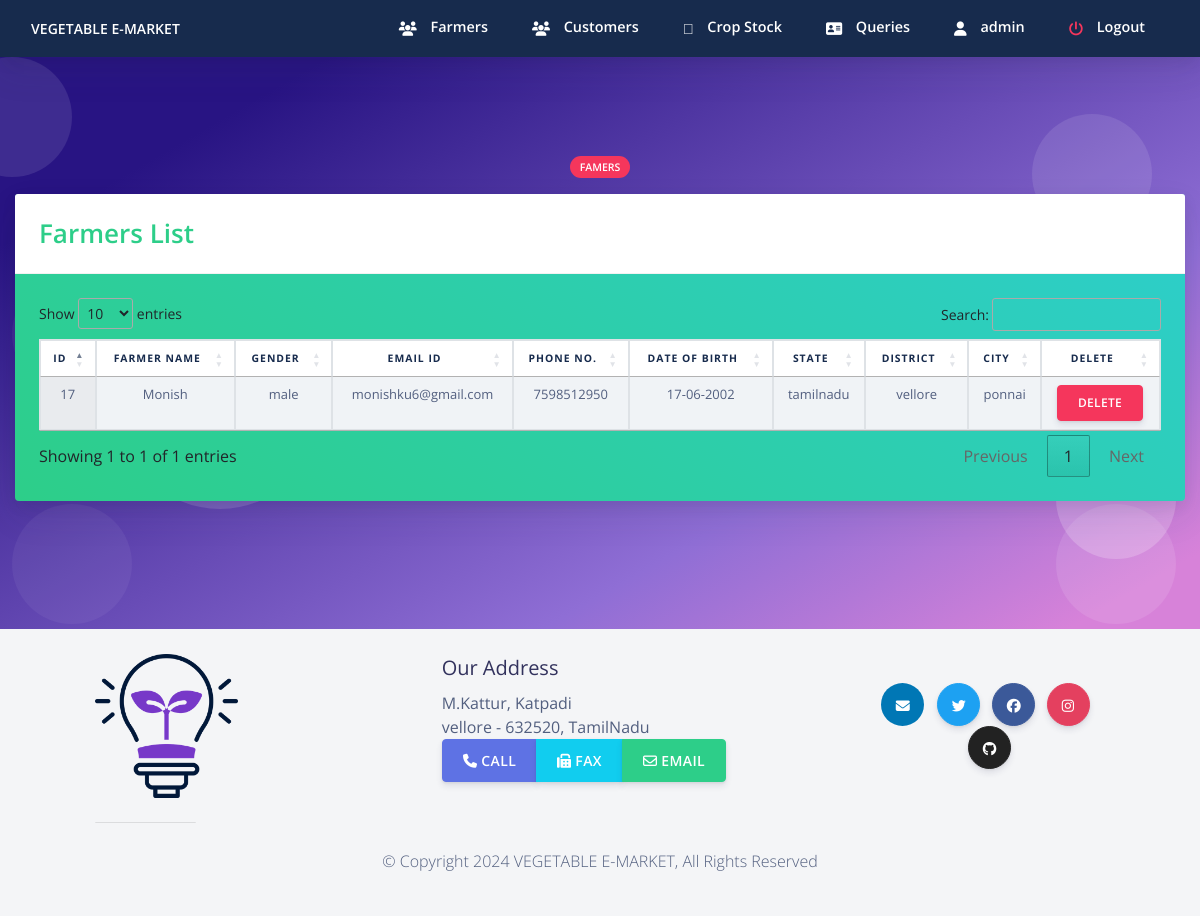
The app's page /admin/afarmers.php (signed in) with its own data.
### tables this page shows
CREATE TABLE IF NOT EXISTS `farmerlogin` (
  `farmer_id` int NOT NULL AUTO_INCREMENT,
  `farmer_name` varchar(255) NOT NULL,
  `password` varchar(255) NOT NULL,
  `email` varchar(255) NOT NULL,
  `phone_no` varchar(50) NOT NULL,
  `F_gender` varchar(255) NOT NULL,
  `F_birthday` varchar(255) NOT NULL,
  `F_State` varchar(255) NOT NULL,
  `F_District` varchar(255) NOT NULL,
  `F_Location` varchar(255) NOT NULL,
  PRIMARY KEY (`farmer_id`)
);

### admin/afarmers.php (the view, shortened to what this page needs)
<?php
$user = $_SESSION['admin_login_user'];
$query4 = "SELECT * from admin where admin_name ='$user'";
              $ses_sq4 = mysqli_query($conn, $query4);
              $row4 = mysqli_fetch_assoc($ses_sq4);
              $para2 = $row4['admin_name'];
?>
<!doctype html>
<html lang="en">
<?php require ('aheader.php');  ?>
  <body class="bg-white" id="top">
<?php require ('anav.php');  ?>
  <section class="section section-shaped section-lg">
    <div class="shape shape-style-1 shape-primary">
      <span></span>
      <span></span>
      <span></span>
      <span></span>
      <span></span>
      <span></span>
      <span></span>
      <span></span>
      <span></span>
    </div>
<div class="container-fluid ">
    	 <div class="row">
          <div class="col-md-8 mx-auto text-center">
            <span class="badge badge-danger badge-pill mb-3">Famers</span>
          </div>
        </div>
          <div class="row row-content">
            <div class="col-md-12 mb-3">
				<div class="card text-white bg-gradient-success mb-3">
				  <div class="card-header">
				  <span class=" text-success display-4" > Farmers List  </span>
				  </div>
				  <div class="card-body text-dark">
				<table class="table table-striped table-hover table-bordered bg-gradient-white text-center display" id="myTable">
    <thead>
					<tr class="font-weight-bold text-default">
            <th><center>ID</center></th>
					<th><center>Farmer Name</center></th>
					<th><center>Gender</center></th>
					<th><center>Email ID</center></th>
					<th><center>Phone no.</center></th>
					<th><center>Date of Birth</center></th>
					<th><center>State</center></th>
					<th><center>District</center></th>
					<th><center>City</center></th>
					<th><center>Delete</center></th>
        </tr>
    </thead>
    <tbody>
  						<?php
$sql = "SELECT farmer_name, farmer_id, F_gender, email, phone_no, F_birthday, F_State, F_District, F_Location FROM farmerlogin";
								$query = mysqli_query($conn,$sql);
								while($res = mysqli_fetch_array($query)){
				 ?>
		 <tr class="text-center">
							 <td> <?php echo $res['farmer_id'];  ?> </td>
							 <td> <?php echo $res['farmer_name'];  ?> </td>
							 <td> <?php echo $res['F_gender'];  ?> </td>
							 <td> <?php echo $res['email'];  ?> </td>
							 <td> <?php echo $res['phone_no'];  ?> </td>
							 <td> <?php echo $res['F_birthday'];  ?> </td>
							 <td> <?php echo $res['F_State'];  ?> </td>
							 <td> <?php echo $res['F_District'];  ?> </td>
							 <td> <?php echo $res['F_Location'];  ?> </td>
							<td > <button class="btn btn-sm btn-danger" > <a href="afdelete.php?id=<?php echo $res['farmer_id']; ?>"  class=" nav-link text-white">Delete</a> </button> </td>
							</tr>
							 <?php
							 }
							  ?>
    </tbody>
	</table>
</div>
				</div>
            </div>
          </div>
        </div>
</section>
	   <?php require("footer.php");?>
</body>
</html>

### admin/anav.php (shortened to what this page needs)
<nav
     id="navbar-main"
     class="
       navbar navbar-main navbar-expand-lg
       bg-default
       navbar-light
       position-sticky
       top-0
       shadow
       py-0
     "
   >
     <div class="container-fluid">
       <ul class="navbar-nav navbar-nav-hover align-items-lg-center">
         <li class="nav-item dropdown">
           <a href="../index.php" class="navbar-brand mr-lg-5 text-white">
           VEGETABLE E-MARKET
           </a>
         </li>
       </ul>
       <div class="navbar-collapse collapse bg-default" id="navbar_global">
         <ul class="navbar-nav align-items-lg-center ml-auto topnav">
		 <li class="nav-item">
             <a href="afarmers.php" class="nav-link">
               <span class="text-white nav-link-inner--text font-weight-bold"
                 ><i class="text-white fas fa-users"></i> Farmers</span
               >
             </a>
           </li>
		<li class="nav-item">
             <a href="acustomers.php" class="nav-link">
               <span class="text-white nav-link-inner--text font-weight-bold"
                 ><i class="text-white fas fa-users"></i> Customers</span
               >
             </a>
           </li>
		<li class="nav-item">
             <a href="aproducedcrop.php" class="nav-link">
               <span class="text-white nav-link-inner--text font-weight-bold"
                 ><i class="text-white fad fa-store-alt"></i> Crop Stock</span
               >
             </a>
           </li>
		<li class="nav-item">
             <a href="aviewmsg.php" class="nav-link">
               <span class="text-white nav-link-inner--text font-weight-bold"
                 ><i class="text-white fas fa-address-card"></i> Queries</span
               >
             </a>
           </li>
	   <li class="nav-item">
             <a href="aprofile.php" class="nav-link">
               <span class="text-white nav-link-inner--text font-weight-bold"
                 ><i class="text-white fas fa-user"></i> <?php echo $para2 ?> </span
               >
             </a>
           </li>
	   <li class="nav-item">
             <a href="alogout.php" class="nav-link">
               <span class="text-white nav-link-inner--text font-weight-bold"
                 ><i class="text-danger fas fa-power-off"></i> Logout </span
               >
             </a>
           </li>
         </ul>
       </div>
     </div>
   </nav>

### admin/anav.php (style rules this page uses)
.topnav a { border-bottom: 3px solid transparent; }

### records on screen
farmerlogin: farmer_id "17", farmer_name "Monish", F_gender "male", email "monishku6@gmail.com", phone_no "7598512950", F_birthday "17-06-2002", F_State "tamilnadu", F_District "vellore", F_Location "ponnai"

### other values on screen
$para2 "admin"
